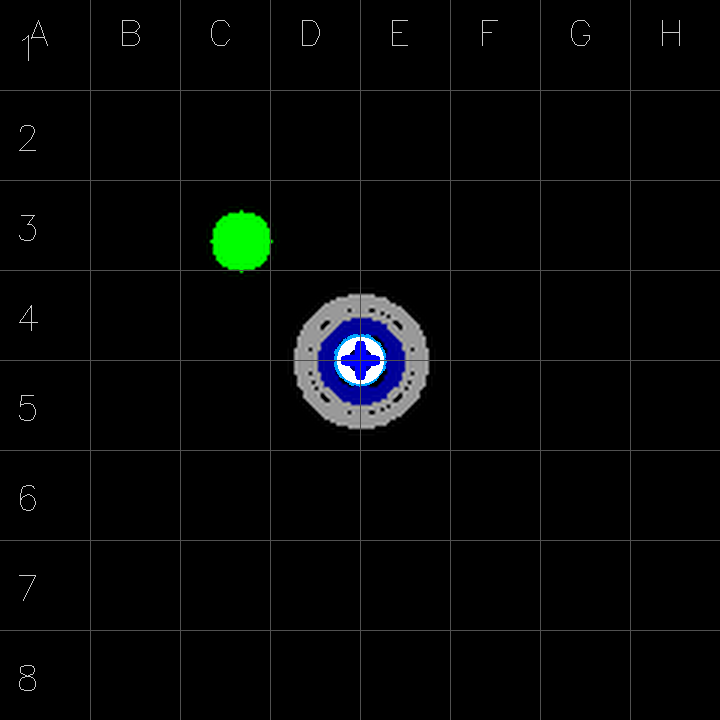
#> input picture backend/tests/tracking_test.png, 720 x 720 px, found by its file name
$ python analyze_image.py
#> lines starting #> are read from the running program, lines starting #| are printed output that depends on the picture; after the words box and inside, x2 and y2 are one past the last pixel; in counts of white or black regions, pixels touching at a corner belong together; long printed decimals are rounded
import cv2
import numpy as np

img = cv2.imread("tests/tracking_test.png")
#> img is the input picture: shape (720, 720, 3); mean B, G, R 6.3, 6.3, 4.8
# Find green circle (the fake cloud)
green_mask = cv2.inRange(img, (0, 200, 0), (50, 255, 50))
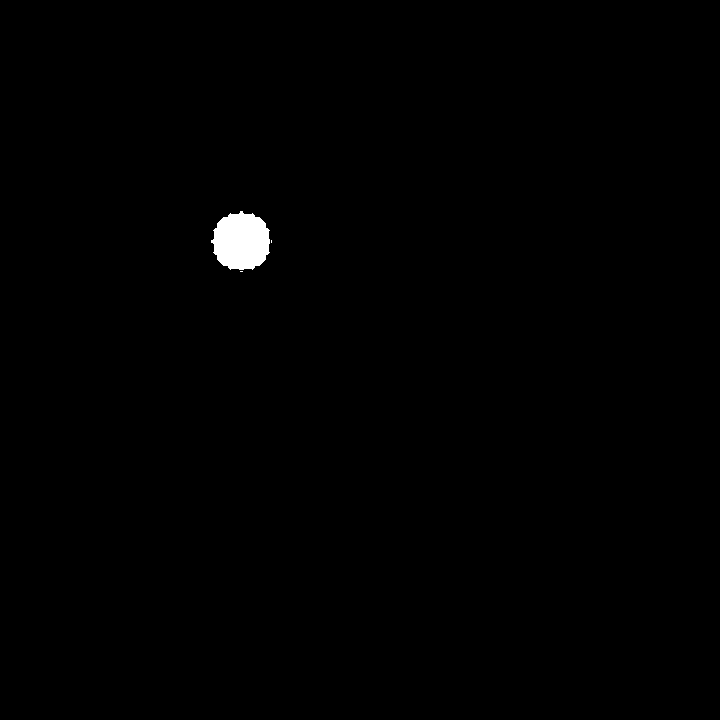
#> green_mask: shape (720, 720); 0.52% white; 3 white regions (2 under 20 px), largest, box (x1, y1, x2, y2) and area: (211, 211, 270, 270) 2673
green_y, green_x = np.where(green_mask > 0)
#> green_y = 2679 values from 211 to 271; green_x = 2679 values, max 271 at index 1310, min 211 at index 1251, mean 241
print(f"Fake cloud center: {np.mean(green_x)}, {np.mean(green_y)}")
#| Fake cloud center: 240.968, 240.968

# Find orange/red circle (the tracking circle drawn by generate_radar_tracking_image)
# The color is (0, 165, 255) for 50 dbz
track_mask = cv2.inRange(img, (0, 150, 240), (20, 180, 255))
#> track_mask: shape (720, 720); every value is 0
track_y, track_x = np.where(track_mask > 0)
#> track_y = empty array; track_x = empty array
print(f"Tracking circle center: {np.mean(track_x)}, {np.mean(track_y)}")
#| Tracking circle center: nan, nan

# Are they the same?
